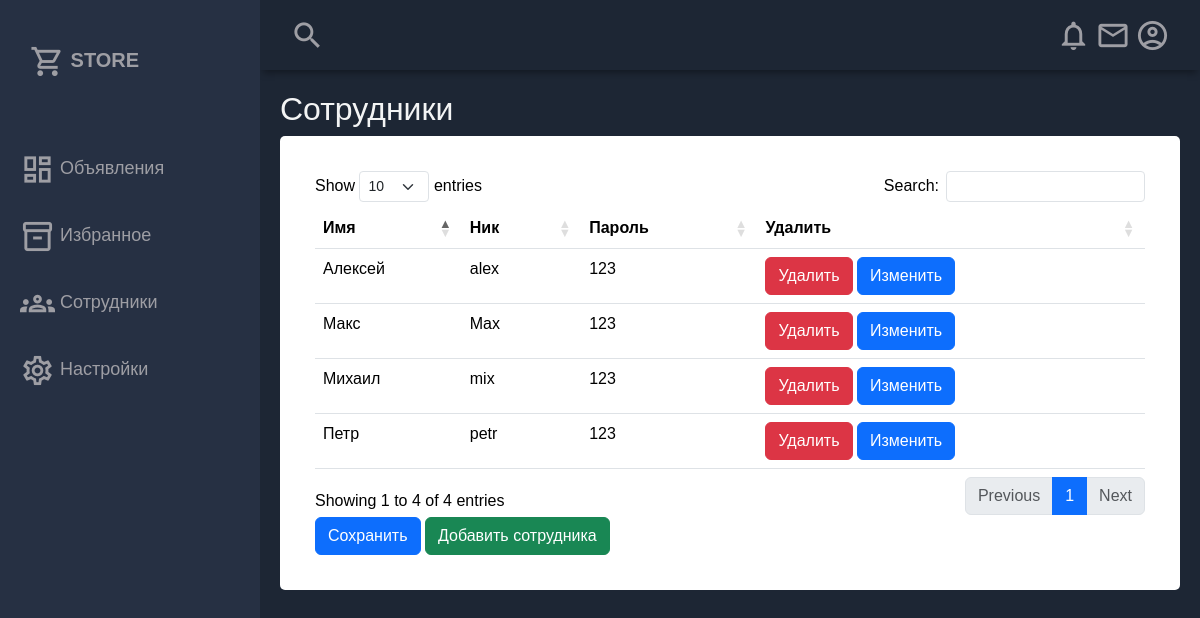
Before: /manager/employs/ with the older database file.
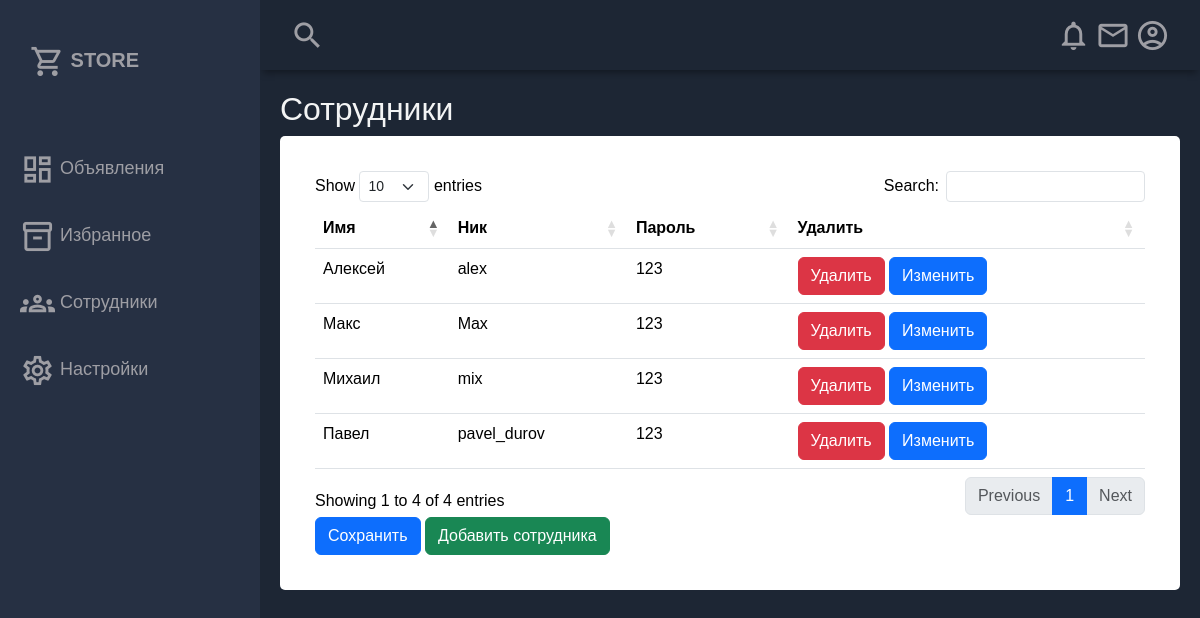
After: the same page with the newer database file.
### crmapp/models.py (models this page shows)
class Employee(models.Model):
    user = models.OneToOneField(User, on_delete=models.CASCADE)
    manager = models.ForeignKey(Manager, on_delete=models.CASCADE)
    plain_password = models.CharField(max_length=255, blank=True) # не зашифрованный пароль для быстрого изменения/напоминания

### crmapp/views.py (the view)
# urls.py: path('manager/employs/', get_employee, name='get_employee'),
def get_employee(request): # manager/employs/ страница "Сотрудники"
    employees = Employee.objects.all().order_by('id')  # Получаем все записи из БД, упорядоченные по ID
    return render(request, 'employee.html', {'employees': employees})

### crmapp/templates/employee.html (shortened to what this page needs)
{% extends "base.html" %}
{% block styles %}
<link rel="stylesheet" type="text/css" href="https://cdn.datatables.net/1.11.3/css/dataTables.bootstrap5.min.css">
{% endblock %}
{% block content %}
<div class="main-title">
    <h2>Сотрудники</h2>
</div>
<div class="card-table">
    <div class="card-body">
        <table class="table" id="myTable">
            <thead>
            <tr>
                <th scope="col">Имя</th>
                <th scope="col">Ник</th>
                <th scope="col">Пароль</th>
                <th scope="col">Удалить</th>
            </tr>
            </thead>
            <tbody>
            {% for employee in employees %}
            <tr data-id="{{ employee.user.id }}">
                <td>{{ employee.user.first_name }}</td>
                <td>{{ employee.user.username }}</td>
                <td>{{ employee.plain_password }}</td>
                <td>
                    <button class="btn btn-danger delete-employee" data-employee-id="{{ employee.user.id }}">
                        Удалить
                    </button>
                    <button class="btn btn-primary edit-employee" data-employee-id="{{ employee.user.id }}">
                        Изменить
                    </button>
                </td>
            </tr>
            {% endfor %}
            </tbody>
        </table>
        <button class="btn btn-primary" id="save-btn">Сохранить</button>
        <button class="btn btn-success" id="add-employee-btn" data-bs-toggle="modal" data-bs-target="#addEmployeeModal">
            Добавить сотрудника
        </button>
    </div>
</div>
{% endblock %}

Changed rows visible on the page:
removed Employee: user.first_name "Петр", user.username "petr", plain_password "123"
added Employee: user.first_name "Павел", user.username "pavel_durov", plain_password "123"
